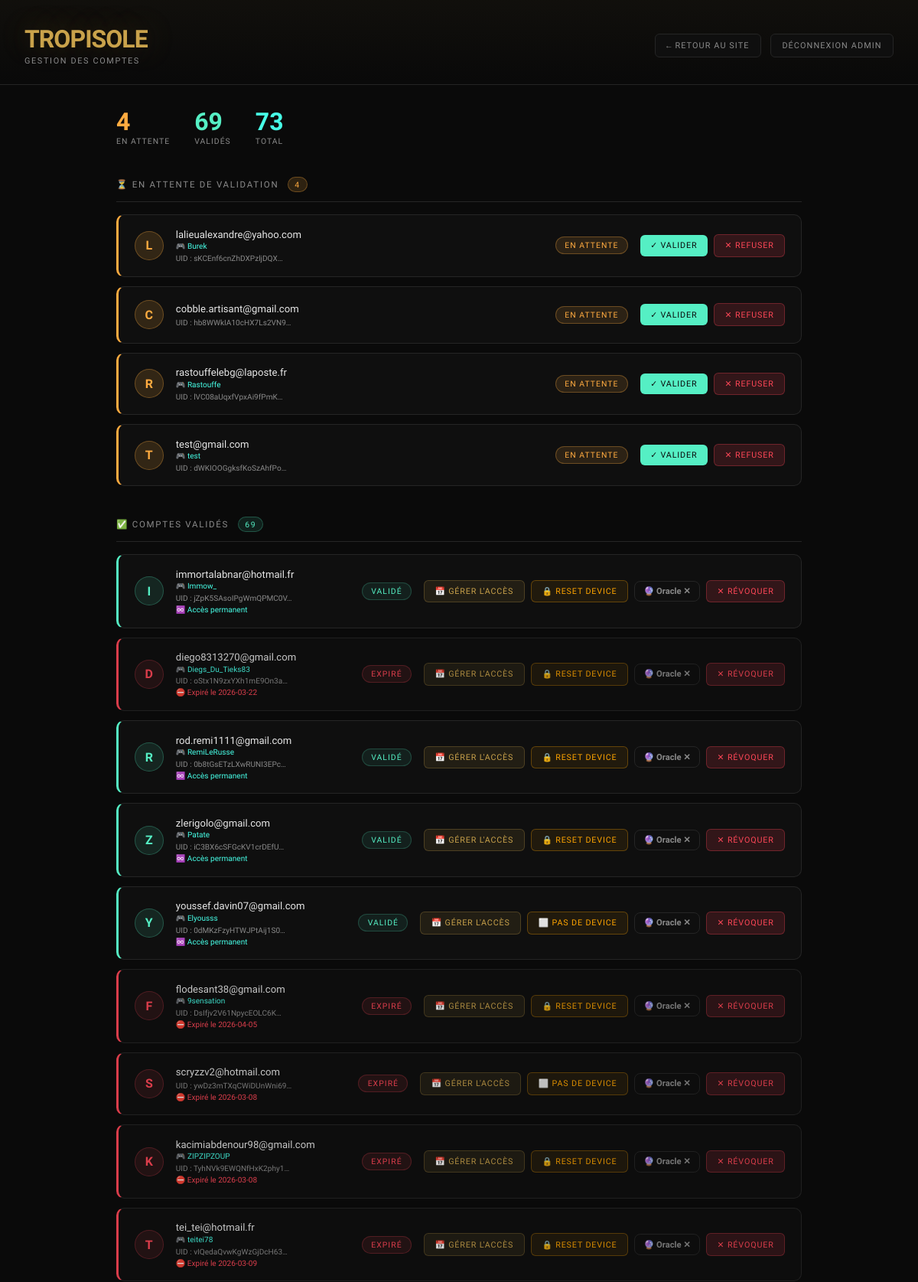
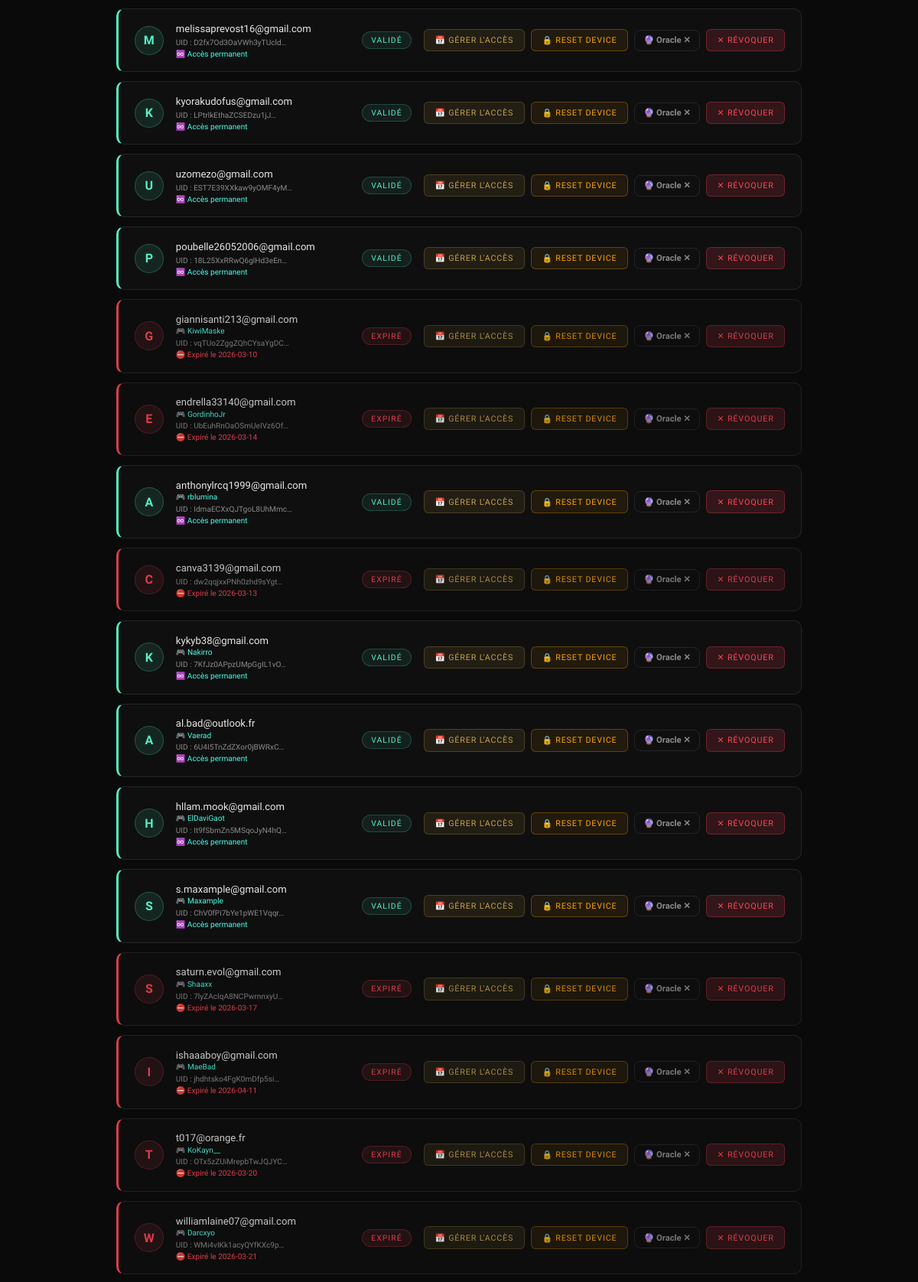
Page /admin (signed in, upper part) on the committed database (2 pictures, top to bottom).
### tables this page shows
CREATE TABLE users (firebase_uid TEXT PRIMARY KEY, device_id TEXT NOT NULL, validated INTEGER NOT NULL DEFAULT 0, email TEXT, created_at TEXT, username TEXT, expires_at TEXT, oracle_access INTEGER DEFAULT 0);

### app.py (the view)
@app.route('/admin', methods=['GET', 'POST'])
def admin():
    error = None
    if request.method == 'POST' and 'password' in request.form:
        if request.form['password'] == ADMIN_PASSWORD:
            session['is_admin'] = True
        else:
            error = "Mot de passe incorrect."
    if not session.get('is_admin'):
        return render_template('admin_login.html', error=error)
    conn = sqlite3.connect(DB_PATH)
    conn.row_factory = sqlite3.Row
    pending    = [dict(r) for r in conn.execute("SELECT * FROM users WHERE validated = 0 ORDER BY created_at DESC").fetchall()]
    validated  = [dict(r) for r in conn.execute("SELECT * FROM users WHERE validated = 1 ORDER BY created_at DESC").fetchall()]
    patchnotes = [dict(r) for r in conn.execute("SELECT * FROM patch_notes ORDER BY created_at DESC").fetchall()]  # ← ajouter
    bug_reports = [dict(r) for r in conn.execute("SELECT * FROM bug_reports ORDER BY created_at DESC").fetchall()]
    conn.close()
    for u in pending + validated:
        if not u.get('email'):
            try:
                fb_user = auth.get_user(u['firebase_uid'])
                u['email'] = fb_user.email
                conn = sqlite3.connect(DB_PATH)
                conn.execute("UPDATE users SET email = ? WHERE firebase_uid = ?", (fb_user.email, u['firebase_uid']))
                conn.commit()
                conn.close()
            except Exception:
                u['email'] = None
    now = datetime.now(timezone.utc)
    now_date  = now.strftime("%Y-%m-%d")
    warn_date = (now + timedelta(days=2)).strftime("%Y-%m-%d")
    return render_template('admin.html', pending=pending, validated=validated,
                           now_date=now_date, warn_date=warn_date, patchnotes=patchnotes,
                           bug_reports=bug_reports)

### app.py (called while the page is built, shortened)
def has_oracle_access():
    if session.get('is_admin'):
        return True

@app.before_request
def security_check():
    public = ['/login', '/firebase-auth', '/logout', '/admin', '/admin/validate', '/admin/refuse',
          '/admin/reset-device', '/admin/logout', '/admin/set-expiry', '/admin/toggle-oracle',
          '/admin/patchnote/add', '/admin/patchnote/delete', '/patchnotes',
          '/bugreport', '/bugreport/submit']
    if request.path.startswith('/static') or request.path.startswith('/set-lang') or request.path in public:
        return

def current_lang():
    return session.get("lang", "en")

@app.context_processor
def inject_i18n():
    lang = current_lang()
    buckets = BUCKET_EN if lang == "en" else BUCKET_FR
    return dict(
        lang=lang,
        languages=LANGUAGES,
        pkmn=lambda numero: pokemon_name(numero, lang),
        tagname=lambda fr_tag: tr_tag(fr_tag, lang),
        t=lambda key: UI_STRINGS.get(key, {}).get(lang, key),
        bucket_fr=buckets,
        bucket_js={k: v for k, v in buckets.items() if k is not None},
        time_fr=(TIME_EN if lang == "en" else TIME_FR),
        weather_fr=(WEATHER_EN if lang == "en" else WEATHER_FR),
        oracle_access=has_oracle_access(),
    )

### templates/admin.html (shortened to what this page needs)
<!DOCTYPE html>
<html lang="fr">
<head>
  <link rel="stylesheet" href="{{ url_for('static', filename='css/admin.css') }}">
</head>
<body>
<header>
  <div>
    <div class="logo-title">TROPISOLE</div>
    <div class="logo-sub">Gestion des comptes</div>
  </div>
  <div class="header-actions">
    <a href="/" class="btn-sm">← Retour au site</a>
    <a href="/admin/logout" class="btn-sm">Déconnexion admin</a>
  </div>
</header>
<main>
  <div class="stats-bar">
    <div class="stat">
      <div class="num pending-color">{{ pending|length }}</div>
      <div class="lbl">En attente</div>
    </div>
    <div class="stat">
      <div class="num valid-color">{{ validated|length }}</div>
      <div class="lbl">Validés</div>
    </div>
    <div class="stat">
      <div class="num total-color">{{ pending|length + validated|length }}</div>
      <div class="lbl">Total</div>
    </div>
  </div>
  <div>
    <div class="section-title">
      ⏳ En attente de validation
      <span class="badge">{{ pending|length }}</span>
    </div>
    {% if pending %}
    <div class="user-list" style="margin-top:1rem;">
      {% for u in pending %}
      <div class="user-card pending">
        <div class="user-avatar pending">{{ (u.email or '?')[0].upper() }}</div>
        <div class="user-info">
          <div class="user-email">{{ u.email or '(email inconnu)' }}</div>
          {% if u.username %}
          <div class="user-meta" style="color:var(--accent2);margin-top:.15rem;">🎮 {{ u.username }}</div>
          {% endif %}
          <div class="user-meta">
            UID : {{ u.firebase_uid[:20] }}…
          </div>
        </div>
        <span class="user-status pending">En attente</span>
        <div class="user-actions">
          <form method="POST" action="/admin/validate" style="display:inline;">
            <button type="submit" class="btn-validate">✓ Valider</button>
          </form>
          <button class="btn-refuse" onclick="confirmRefuse('{{ u.firebase_uid }}', '{{ u.email or u.firebase_uid }}')">✕ Refuser</button>
        </div>
      </div>
      {% endfor %}
    </div>
    {% else %}
    <div class="empty">
      <span class="icon">✅</span>
      Aucun compte en attente de validation.
    </div>
    {% endif %}
  </div>
  <div>
    <div class="section-title">
      ✅ Comptes validés
      <span class="badge valid">{{ validated|length }}</span>
    </div>
    {% if validated %}
    <div class="user-list" style="margin-top:1rem;">
      {% for u in validated %}
      {% set is_expired = u.expires_at and u.expires_at[:10] < now_date %}
      <div class="user-card {{ 'expired-card' if is_expired else 'validated' }}">
        <div class="user-avatar {{ 'expired' if is_expired else 'validated' }}">{{ (u.email or '?')[0].upper() }}</div>
        <div class="user-info">
          <div class="user-email">{{ u.email or '(email inconnu)' }}</div>
          {% if u.username %}
          <div class="user-meta" style="color:var(--accent2);margin-top:.15rem;">🎮 {{ u.username }}</div>
          {% endif %}
          <div class="user-meta">
            UID : {{ u.firebase_uid[:20] }}…
          </div>
          {% if u.expires_at %}
            {% if is_expired %}
            <div class="expiry expired">⛔ Expiré le {{ u.expires_at[:10] }}</div>
            {% elif u.expires_at[:10] <= warn_date %}
            <div class="expiry warning">⚠️ Expire le {{ u.expires_at[:10] }}</div>
            {% else %}
            <div class="expiry ok">✅ Expire le {{ u.expires_at[:10] }}</div>
            {% endif %}
          {% else %}
          <div class="expiry permanent">♾️ Accès permanent</div>
          {% endif %}
        </div>
        <span class="user-status {{ 'expired' if is_expired else 'validated' }}">{{ 'Expiré' if is_expired else 'Validé' }}</span>
        <div class="user-actions">
          <button class="btn-date"
            onclick="openDateModal('{{ u.firebase_uid }}', '{{ u.username or u.email or u.firebase_uid }}', '{{ u.expires_at[:10] if u.expires_at else '' }}')">
            📅 Gérer l'accès
          </button>
          <form method="POST" action="/admin/reset-device" style="display:inline">
            <button type="submit" class="btn-device"
              onclick="return confirm('Réinitialiser le device ID de {{ u.email or u.firebase_uid }} ?')"
              title="{{ '🔒 Device enregistré' if u.device_id else '⬜ Pas de device' }}"
            >{{ '🔒 Reset device' if u.device_id else '⬜ Pas de device' }}</button>
          </form>
          <form method="POST" action="/admin/toggle-oracle" style="display:inline">
            <button type="submit"
              style="font-family:'Geist',monospace;font-size:.7rem;font-weight:700;padding:.4rem .7rem;border-radius:8px;cursor:pointer;transition:.15s;
                     {% if u.oracle_access %}background:var(--accent);color:#0a0a0a;border:1px solid var(--accent);{% else %}background:transparent;color:var(--muted);border:1px solid var(--border);{% endif %}"
              title="{{ 'Accès Oracle activé — cliquer pour retirer' if u.oracle_access else 'Pas d’accès Oracle — cliquer pour donner' }}"
            >{{ '🔮 Oracle ✓' if u.oracle_access else '🔮 Oracle ✕' }}</button>
          </form>
          <button class="btn-refuse" onclick="confirmRefuse('{{ u.firebase_uid }}', '{{ u.email or u.firebase_uid }}')">✕ Révoquer</button>
        </div>
      </div>
      {% endfor %}
    </div>
    {% else %}
    <div class="empty">
      <span class="icon">👤</span>
      Aucun compte validé pour l'instant.
    </div>
    {% endif %}
  </div>
</main>
</body>
</html>

### rows in the picture
users: email "L", email "lalieualexandre@yahoo.com", username "Burek", firebase_uid "sKCEnf6cnZhDXPzljDQX"
users: email "C", email "cobble.artisant@gmail.com", firebase_uid "hb8WWkIA10cHX7Ls2VN9"
users: email "R", email "rastouffelebg@laposte.fr", username "Rastouffe", firebase_uid "lVC08aUqxfVpxAi9fPmK"
users: email "T", email "test@gmail.com", username "test", firebase_uid "dWKIOOGgksfKoSzAhfPo"
users: email "I", email "immortalabnar@hotmail.fr", username "Immow_", firebase_uid "jZpK5SAsoIPgWmQPMC0V", expires_at "♾️ Accès permanent", value "VALIDÉ", device_id "🔒 RESET DEVICE", oracle_access "🔮 Oracle ✕"
users: email "D", email "diego8313270@gmail.com", username "Diegs_Du_Tieks83", firebase_uid "oStx1N9zxYXh1mE9On3a", expires_at "2026-03-22", value "EXPIRÉ", device_id "🔒 RESET DEVICE", oracle_access "🔮 Oracle ✕"
users: email "R", email "rod.remi1111@gmail.com", username "RemiLeRusse", firebase_uid "0b8tGsETzLXwRUNI3EPc", shows "♾️ Accès permanent", value "VALIDÉ", device_id "🔒 RESET DEVICE", oracle_access "🔮 Oracle ✕"
users: email "Z", email "zlerigolo@gmail.com", username "Patate", firebase_uid "iC3BX6cSFGcKV1crDEfU", expires_at "♾️ Accès permanent", value "VALIDÉ", device_id "🔒 RESET DEVICE", oracle_access "🔮 Oracle ✕"
users: email "Y", email "youssef.davin07@gmail.com", username "Elyousss", firebase_uid "0dMKzFzyHTWJPtAij1S0", expires_at "♾️ Accès permanent", value "VALIDÉ", device "⬜ PAS DE DEVICE", oracle_access "🔮 Oracle ✕"
users: email "F", email "flodesant38@gmail.com", username "9sensation", firebase_uid "DsIfjv2V61NpycEOLC6K", expires_at "2026-04-05", value "EXPIRÉ", device_id "🔒 RESET DEVICE", oracle_access "🔮 Oracle ✕"
users: email "S", email "scryzzv2@hotmail.com", firebase_uid "ywDz3mTXqCWiDUnWni69", expires_at "2026-03-08", value "EXPIRÉ", device "⬜ PAS DE DEVICE", oracle_access "🔮 Oracle ✕"
users: email "K", email "kacimiabdenour98@gmail.com", username "ZIPZIPZOUP", firebase_uid "TyhNVk9EWQNfHxK2phy1", expires_at "2026-03-08", value "EXPIRÉ", device_id "🔒 RESET DEVICE", oracle_access "🔮 Oracle ✕"
users: email "T", email "tei_tei@hotmail.fr", username "teitei78", firebase_uid "vIQedaQvwKgWzGjDcH63", expires_at "2026-03-09", value "EXPIRÉ", device_id "🔒 RESET DEVICE", oracle_access "🔮 Oracle ✕"
users: email "M", email "melissaprevost16@gmail.com", firebase_uid "D2fx7Od3OaVWh3yTUcld", shows "♾️ Accès permanent", value "VALIDÉ", device_id "🔒 RESET DEVICE", oracle_access "🔮 Oracle ✕"
users: email "K", email "kyorakudofus@gmail.com", firebase_uid "LPtrlkEthaZCSEDzu1jJ", shows "♾️ Accès permanent", value "VALIDÉ", device_id "🔒 RESET DEVICE", oracle_access "🔮 Oracle ✕"
users: email "U", email "uzomezo@gmail.com", firebase_uid "EST7E39XXkaw9yOMF4yM", shows "♾️ Accès permanent", value "VALIDÉ", device_id "🔒 RESET DEVICE", oracle_access "🔮 Oracle ✕"
users: email "P", email "poubelle26052006@gmail.com", firebase_uid "18L25XxRRwQ6glHd3eEn", shows "♾️ Accès permanent", value "VALIDÉ", device_id "🔒 RESET DEVICE", oracle_access "🔮 Oracle ✕"
users: email "G", email "giannisanti213@gmail.com", username "KiwiMaske", firebase_uid "vqTUo2ZggZQhCYsaYgDC", expires_at "2026-03-10", value "EXPIRÉ", device_id "🔒 RESET DEVICE", oracle_access "🔮 Oracle ✕"
users: email "E", email "endrella33140@gmail.com", username "GordinhoJr", firebase_uid "UbEuhRnOaOSmUeIVz6Of", expires_at "2026-03-14", value "EXPIRÉ", device_id "🔒 RESET DEVICE", oracle_access "🔮 Oracle ✕"
users: email "A", email "anthonylrcq1999@gmail.com", username "rblumina", firebase_uid "IdmaECXxQJTgoL8UhMmc", shows "♾️ Accès permanent", value "VALIDÉ", device_id "🔒 RESET DEVICE", oracle_access "🔮 Oracle ✕"
users: email "C", email "canva3139@gmail.com", firebase_uid "dw2qqjxxPNh0zhd9sYgt", expires_at "2026-03-13", value "EXPIRÉ", device_id "🔒 RESET DEVICE", oracle_access "🔮 Oracle ✕"
users: email "K", email "kykyb38@gmail.com", username "Nakirro", firebase_uid "7KfJz0APpzUMpGgIL1vO", shows "♾️ Accès permanent", value "VALIDÉ", device_id "🔒 RESET DEVICE", oracle_access "🔮 Oracle ✕"
users: email "A", email "al.bad@outlook.fr", username "Vaerad", firebase_uid "6U4I5TnZdZXor0jBWRxC", shows "♾️ Accès permanent", value "VALIDÉ", device_id "🔒 RESET DEVICE", oracle_access "🔮 Oracle ✕"
users: email "H", email "hllam.mook@gmail.com", username "ElDaviGaot", firebase_uid "It9fSbmZn5MSqoJyN4hQ", shows "♾️ Accès permanent", value "VALIDÉ", device_id "🔒 RESET DEVICE", oracle_access "🔮 Oracle ✕"
users: email "S", email "s.maxample@gmail.com", username "Maxample", firebase_uid "ChV0fPi7bYe1pWE1Vqqr", shows "♾️ Accès permanent", value "VALIDÉ", device_id "🔒 RESET DEVICE", oracle_access "🔮 Oracle ✕"
users: email "S", email "saturn.evol@gmail.com", username "Shaaxx", firebase_uid "7lyZAcIqA8NCPwrnnxyU", expires_at "2026-03-17", value "EXPIRÉ", device_id "🔒 RESET DEVICE", oracle_access "🔮 Oracle ✕"
users: email "I", email "ishaaaboy@gmail.com", username "MaeBad", firebase_uid "jhdhtsko4FgK0mDfp5si", expires_at "2026-04-11", value "EXPIRÉ", device_id "🔒 RESET DEVICE", oracle_access "🔮 Oracle ✕"
users: email "T", email "t017@orange.fr", username "KoKayn__", firebase_uid "OTx5zZUiMrepbTwJQJYC", expires_at "2026-03-20", value "EXPIRÉ", device_id "🔒 RESET DEVICE", oracle_access "🔮 Oracle ✕"
users: email "W", email "williamlaine07@gmail.com", username "Darcxyo", firebase_uid "WMi4vIKk1acyQYfKXc9p", expires_at "2026-03-21", value "EXPIRÉ", device_id "🔒 RESET DEVICE", oracle_access "🔮 Oracle ✕"

### other values in the picture
{{ pending|length }} "4"
{{ validated|length }} "69"
{{ pending|length + validated|length }} "73"
